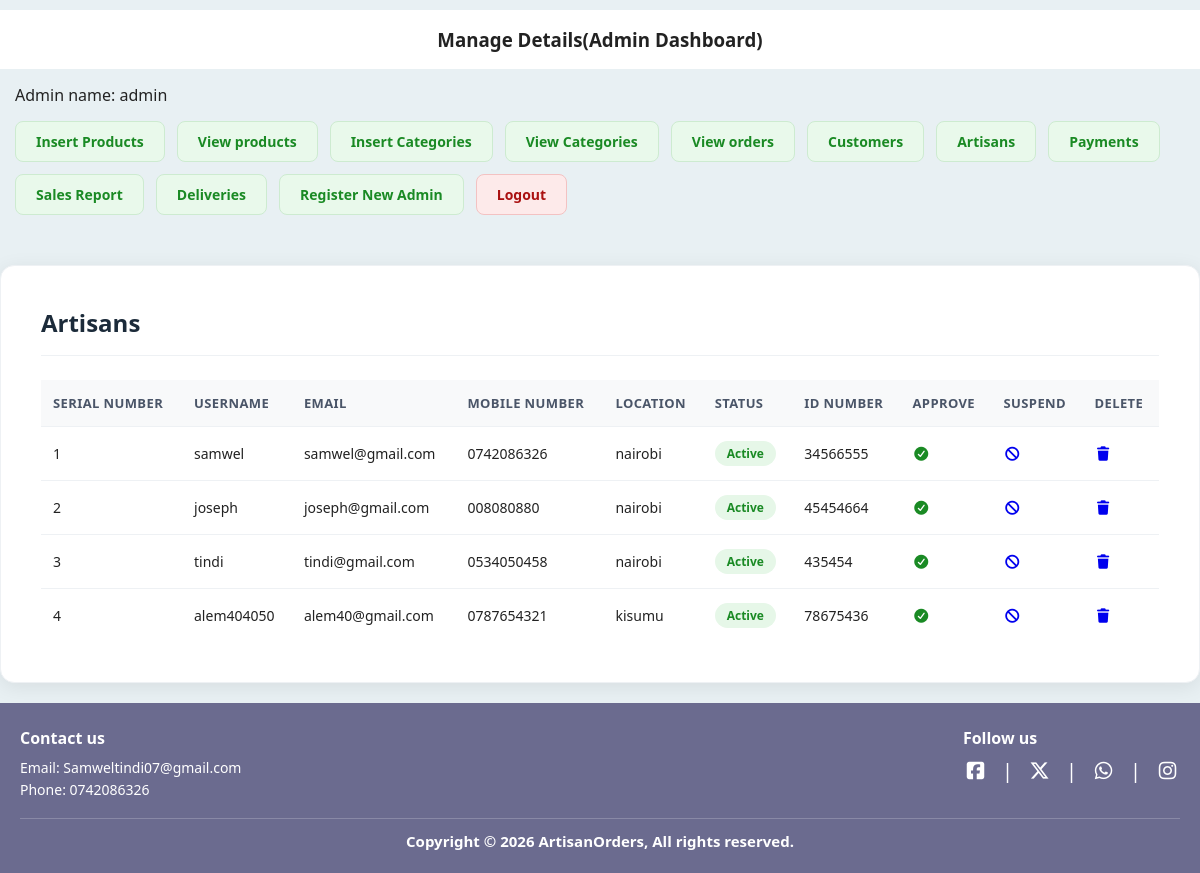
/Admin/index.php?view_artisans (signed in), run on the app's committed database.
### tables this page shows
CREATE TABLE `artisans` (
  `artisan_id` int(11) NOT NULL,
  `full_name` varchar(255) NOT NULL,
  `username` varchar(255) NOT NULL,
  `email` varchar(255) NOT NULL,
  `phone_number` varchar(255) NOT NULL,
  `password` varchar(255) NOT NULL,
  `location` varchar(150) NOT NULL,
  `business_name` varchar(255) NOT NULL,
  `id_number` varchar(20) NOT NULL,
  `kra` varchar(150) NOT NULL,
  `business_certificate` varchar(150) NOT NULL,
  `business_permit` varchar(150) NOT NULL,
  `kebs` varchar(150) NOT NULL,
  `bank_no` varchar(150) NOT NULL,
  `artisan_ip` varchar(100) NOT NULL,
  `status` enum('active','suspended') NOT NULL DEFAULT 'active',
  `approved` tinyint(1) NOT NULL DEFAULT 0
);

### Admin/view_artisans.php (the view, shortened to what this page needs)
<div class="products-card">
<h3>Artisans</h3>
<?php
$get_users="select * from artisans";
$result = mysqli_query($conn,$get_users);
$rows_count = mysqli_num_rows($result);
if($rows_count == 0)
    {
        echo "<p style='text-align:center; padding:1rem;'>No artisans yet.</p>";
    }else{
?>
<table class="table1">
    <thead>
        <tr>
            <th>Serial number</th>
            <th>Username</th>
            <th>Email</th>
            <th>Mobile number</th>
            <th>Location</th>
            <th>Status</th>
            <th>ID Number</th>
            <th>Approve</th>
            <th>Suspend</th>
            <th>Delete</th>
        </tr>
    </thead>
    <tbody>
        <?php
        $number = 0;
        while($row_data=mysqli_fetch_assoc($result)){
            $artisan_id = $row_data['artisan_id'];
            $username = $row_data['username'];
            $email = $row_data['email'];
            $phone = $row_data['phone_number'];
            $location = $row_data['location'];
            $idno = $row_data['id_number'];
            $artisan_status = $row_data['status'];
            $approved = $row_data['approved'];
            $approve_icon = ($approved == 1) ? 'fa-circle-check' : 'fa-user-check';
            $approve_color = ($approved == 1) ? '#1a8a24' : '#6b7280';
            $approve_title = ($approved == 1) ? 'Approved' : 'Approve';
            $suspend_icon = ($artisan_status === 'active') ? 'fa-ban' : 'fa-rotate-left';
            $suspend_title = ($artisan_status === 'active') ? 'Suspend' : 'Unsuspend';
            $status_class = 'status-' . strtolower(htmlspecialchars($artisan_status));
            $number++;
        ?>
        <tr>
            <td><?php echo (int) $number; ?></td>
            <td><?php echo htmlspecialchars($username); ?></td>
            <td><?php echo htmlspecialchars($email); ?></td>
            <td><?php echo htmlspecialchars($phone); ?></td>
            <td><?php echo htmlspecialchars($location); ?></td>
            <td><span class="status-badge <?php echo $status_class; ?>"><?php echo htmlspecialchars($artisan_status); ?></span></td>
            <td><?php echo htmlspecialchars($idno); ?></td>
            <td><a href="./index.php?review_artisan=<?php echo (int) $artisan_id; ?>" title="<?php echo htmlspecialchars($approve_title); ?>"><i class="fa-solid <?php echo $approve_icon; ?>" style="color:<?php echo $approve_color; ?>"></i></a></td>
            <td><a href="./index.php?suspend_artisan=<?php echo (int) $artisan_id; ?>" title="<?php echo htmlspecialchars($suspend_title); ?>" onclick="return confirm('<?php echo htmlspecialchars($suspend_title); ?> this artisan?');"><i class="fa-solid <?php echo $suspend_icon; ?>"></i></a></td>
            <td><a href="./index.php?delete_artisan=<?php echo (int) $artisan_id; ?>" title="Delete" onclick="return confirm('Delete this artisan?');"><i class="fa-solid fa-trash"></i></a></td>
        </tr>
        <?php
        }
        ?>
    </tbody>
</table>
<?php } ?>
</div>

### style.css (style rules this page uses)
:root { --background-green: #60f378; --text-gray: #555; --footer-purple:#6b6b8f; --card-gray: #d9d9d9; --border: #e2e6ea; --navy: #14213d; --navy-soft: #2a3a5c; --teal: #0f8d2e; --teal--tint: #07f6f6; --text-muted: #6b7280; --danger: #c1443a; --teal-dark: #0b6b6d; }
*,*::before, *::after { box-sizing: border-box; margin: 0; padding: 0; }
body { font-family: system-ui, -apple-system, BlinkMacSystemFont,"Segoe UI",Roboto, Arial, Helvetica, sans-serif; background: var(--background-green); background-color: #60f378; color: #222; }
a { text-decoration: none; }

### Admin/index.php (style rules this page uses)
body { background-color: #E8F0F3; }

### Admin/view_artisans.php (style rules this page uses)
.products-card { max-width: 1200px; margin: 20px auto; padding: 40px; background: #ffffff; border-radius: 14px; box-shadow: 0 4px 20px rgba(0,0,0,0.08); border: 1px solid #eef1f4; }
.products-card h3 { text-align: left; color: #1c2b3a; font-size: 1.5rem; font-weight: 700; border-bottom: 1px solid #eef1f4; padding-bottom: 16px; margin: 0 0 24px 0; }
.table1 { width: 100%; border-collapse: collapse; font-size: 14px; }
.table1 th, .table1 td { border: none; border-bottom: 1px solid #eef1f4; padding: 14px 12px; text-align: left; }
.table1 thead th { background-color: #f8f9fa; color: #4a5568; font-weight: 600; font-size: 13px; text-transform: uppercase; letter-spacing: 0.03em; }
.table1 tbody tr:last-child td { border-bottom: none; }
.table1 a { margin-right: 10px; }
.status-badge { display: inline-block; padding: 4px 12px; border-radius: 20px; font-size: 12px; font-weight: 600; text-transform: capitalize; }
.status-active { background-color: #e6f7e8; color: #1a8a24; }

### data on the page
artisans: username "samwel", email "samwel@gmail.com", phone_number "0742086326", location "nairobi", status "Active", id_number "34566555", approved 1 (drawn)
artisans: username "joseph", email "joseph@gmail.com", phone_number "008080880", location "nairobi", status "Active", id_number "45454664", approved 1 (drawn)
artisans: username "tindi", email "tindi@gmail.com", phone_number "0534050458", location "nairobi", status "Active", id_number "435454", approved 1 (drawn)
artisans: username "alem404050", email "alem40@gmail.com", phone_number "0787654321", location "kisumu", status "Active", id_number "78675436", approved 1 (drawn)

### other printed values
$_SESSION['username'] "admin"
